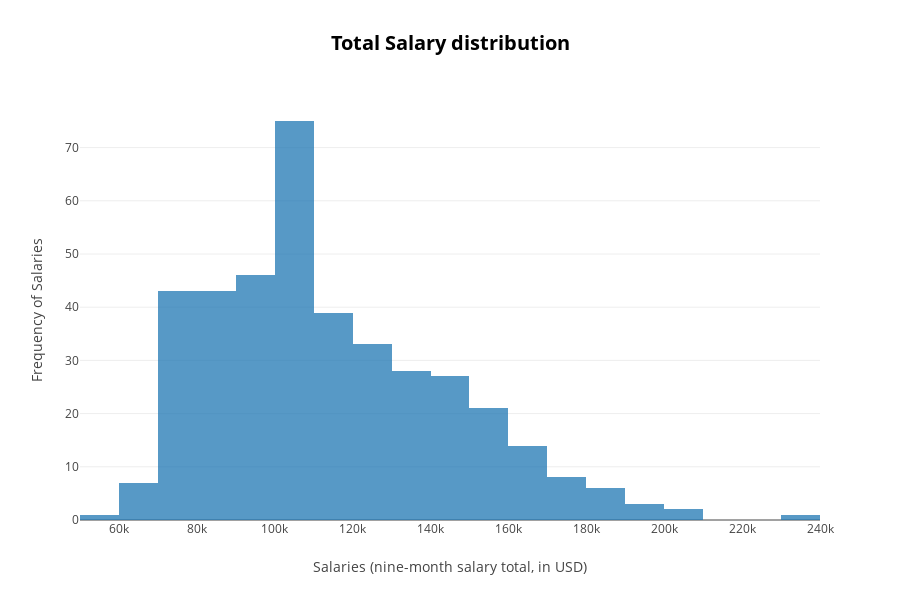

Source (notebook cell):
### Code cell
data = [go.Histogram(x = academic_salary.salary, opacity=0.75)]

layout = go.Layout(
    #showlegend = True,
    height = 600,
    width = 900,
    title = '<b>Total Salary distribution</b>',
    titlefont = dict(
        size = 20, color ='black'),
    xaxis=dict(
        title="Salaries (nine-month salary total, in USD)"),
    yaxis= dict(
        title = 'Frequency of Salaries')
)
fig = dict(data=data, layout=layout )
py.offline.iplot(fig)

### Figure 1 — Plotly figure (JSON) as saved in the notebook; plotly's stock layout.template omitted (floating-point values rounded to 4 significant figures; data arrays with more than 128 entries replaced by an {"elided": "..."} marker saying what was removed)
{"data": [{"opacity": 0.75, "type": "histogram", "x": {"elided": "397 int values"}}], "layout": {"height": 600, "title": "<b>Total Salary distribution</b>", "titlefont": {"color": "black", "size": 20}, "width": 900, "xaxis": {"title": "Salaries (nine-month salary total, in USD)"}, "yaxis": {"title": "Frequency of Salaries"}}}
